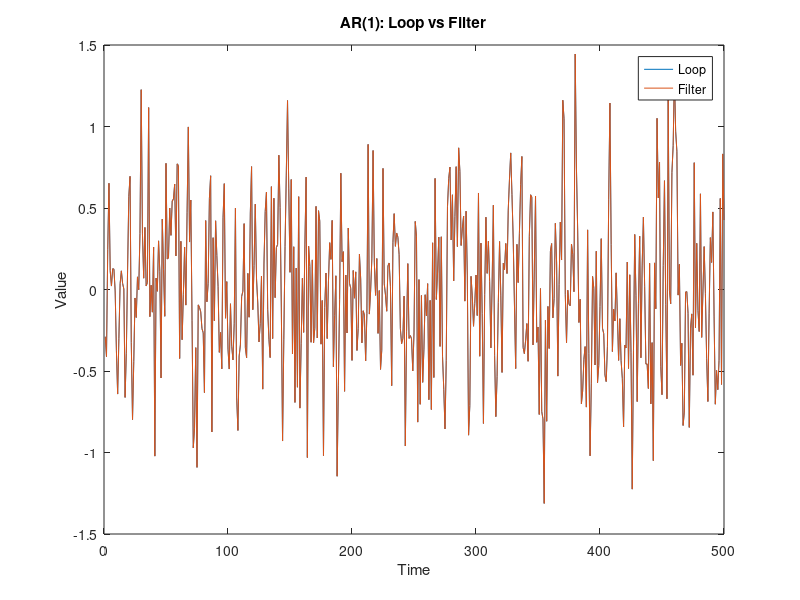
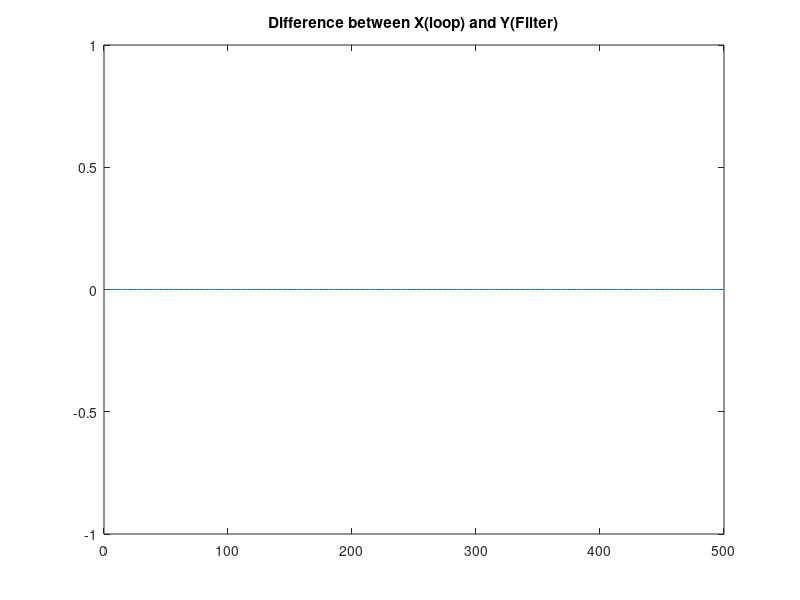
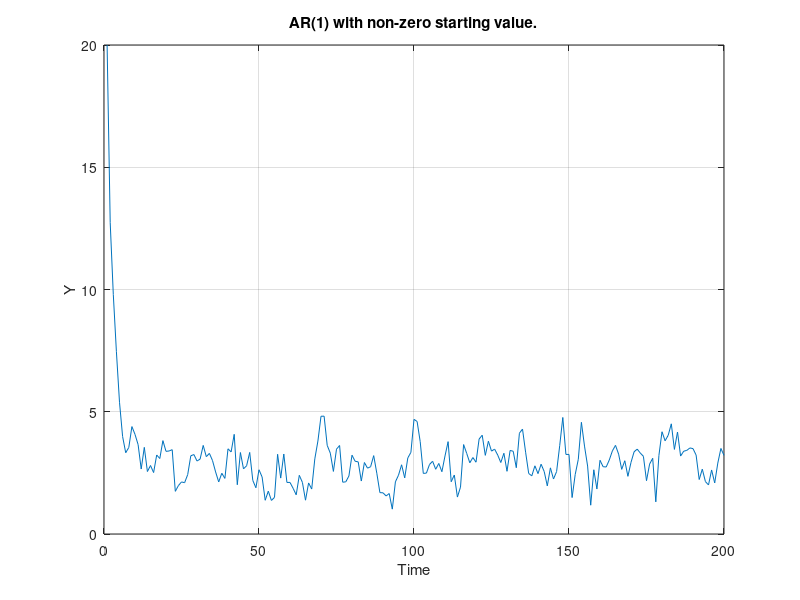
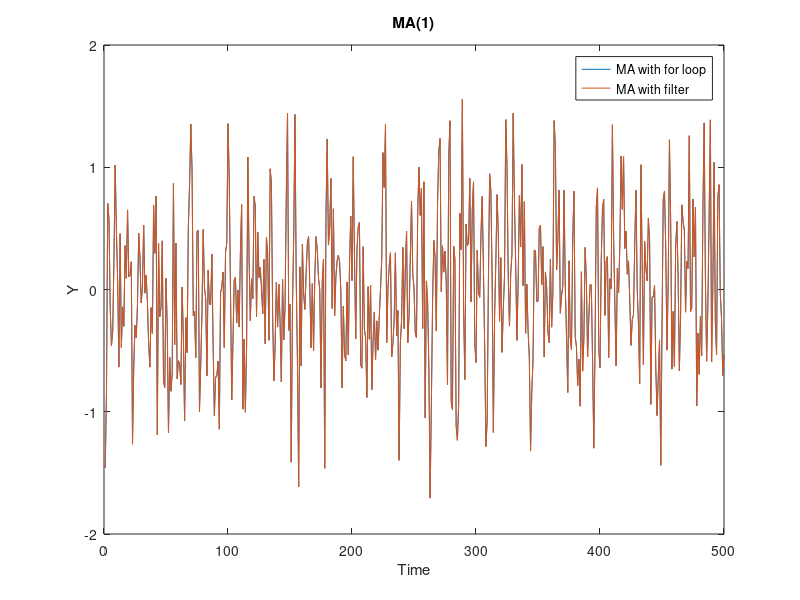

Source code (MATLAB) for these figures, in order: (Note: this script raises an error after producing the figures.)
%%%%%%%%%%%%%%%%%%%%%%%%%%%%%%%%%%%%%%%%%%%%%%%%%%%%%%%%%%%%%%%%%%%%%%%%%%%%%
%AR(1) using loop and filter
%%%%%%%%%%%%%%%%%%%%%%%%%%%%%%%%%%%%%%%%%%%%%%%%%%%%%%%%%%%%%%%%%%%%%%%%%%%%%
rng(100);
T = 500;
phi = 0.4;
sigma2 = 0.2;

%White noise error term
epsilon = sqrt(sigma2) * randn(T,1);

X = zeros(T, 1);
X(1)=epsilon(1);
for t = 2:T
    X(t) = phi * X(t-1) + epsilon(t);
end

%%%%%% 1b) using filter()%%%%%%
Y = filter(1, [1 -phi], epsilon); %use same epsilon.
Y(1)=epsilon(1);

figure; plot(X, 'DisplayName','Loop');
hold on
plot(Y, 'DisplayName','Filter');
title('AR(1): Loop vs Filter');
xlabel('Time')
ylabel('Value')
legend;
hold off

%Plot the difference series
figure;plot(X -Y);
title('Difference between X(loop) and Y(Filter)');

%%%%%%%%%%%%%%%%%%%%%%%%%%%%%%%%%%%%%%%%%%%%%%%%%%%%%%%%%%%%%%%%%%%%%%%%%%%%%
%AR(1) with positive mean and starting value
%%%%%%%%%%%%%%%%%%%%%%%%%%%%%%%%%%%%%%%%%%%%%%%%%%%%%%%%%%%%%%%%%%%%%%%%%%%%%
clearvars -global;

rng(1);
T = 200;
sigma2 = 0.4;
mu = 3;
init = 20;
phi = 0.6;

c = mu*(1-phi);

%Using a for loop
epsilon = sqrt(sigma2) * randn(T,1); %Generate White Noise
Y = zeros(T, 1);
Y(1) = init;
for t = 2:T
    Y(t) = c + phi * Y(t-1) + epsilon(t);
end
figure;plot(Y);
title('AR(1) with non-zero starting value.');
xlabel('Time');
ylabel('Y');
grid on;

%Check the mean
mean(Y)

%%%%%%%%%%%%%%%%%%%%%%%%%%%%%%%%%%%%%%%%%%%%%%%%%%%%%%%%%%%%%%%%%%%%%%%%%%%%%
%MA(1) using loop and filter
%%%%%%%%%%%%%%%%%%%%%%%%%%%%%%%%%%%%%%%%%%%%%%%%%%%%%%%%%%%%%%%%%%%%%%%%%%%%%
clearvars -global;

T = 500;
sigma2 = 0.3;
theta = 0.3;

rng(1);
epsilon = sqrt(sigma2) * randn(T,1);
Y1  = zeros(T,1); %No need to set starting value, since its already zero.
for t = 2:T
    Y1(t) = epsilon(t) + theta * epsilon(t-1);
end
Y1(1)=epsilon(1);

figure;plot(Y1);
title('MA(1)');
xlabel('Time');
ylabel('Y');

hold on 

Y2 = filter([1 theta], 1, epsilon); %Use the same epsilon with filter
Y2(1)=epsilon(1);

plot(Y2);
legend('MA with for loop', 'MA with filter');

hold off

%%%%%%%%%%%%%%%%%%%%%%%%%%%%%%%%%%%%%%%%%%%%%%%%%%%%%%%%%%%%%%%%%%%%%%%%%%%%%
%ARMA(p,q) from roots of AR /MA polynomials.
%%%%%%%%%%%%%%%%%%%%%%%%%%%%%%%%%%%%%%%%%%%%%%%%%%%%%%%%%%%%%%%%%%%%%%%%%%%%%
clearvars -global;

sigma2 = 0.4;
T = 200;

%Define AR/MA polynomials.
AR = [1 -0.5 -0.3 -0.1];
MA = [1 0.6 0.2];

%Convert them to roots since function takes roots.
AR_rt = roots(AR);
MA_rt = roots(MA);

rng(1)
[y,epsilon] = sim_ARMA(T, sigma2, AR_rt, MA_rt);

figure;plot(y);
title('ARMA');
xlabel('Time');
ylabel('Y');

hold on

%Check our output with built-in ARIMA function.
rng(1)
arma = arima('Constant', 0, 'AR', -AR(2:end), 'MA', MA(2:end), 'Variance',sigma2);
sim = simulate(arma,T);

plot(sim);
plot(epsilon);
legend('Our Function', 'ARIMA built-in function', 'White Noise');

hold off

%%%%%%%%%%%%%%%%%%%%%%%%%%%%%%%%%%%%%%%%%%%%%%%%%%%%%%%%%%%%%%%%%%%%%%%%%%%%%
%Empirical distribution of the OLS estimator of an AR(1) - Monte Carlo
%%%%%%%%%%%%%%%%%%%%%%%%%%%%%%%%%%%%%%%%%%%%%%%%%%%%%%%%%%%%%%%%%%%%%%%%%%%%%
clearvars -global;
T = 250;
phi = 0.4;
sigma2 = 1;
N = 1000;
rejections = 0;

h0 = 0; %null hypothesis.
[phihat, c_hat] = deal(zeros(N,1));
rng(100)
for sim = 1:N
    epsilon = sqrt(sigma2) * randn(T,1);
    Y = zeros(T,1);
    for t=2:T
        Y(t) = phi *Y(t-1) + epsilon(t);
    end
    X = [ones(T-1, 1), Y(1:T-1)];
    y = Y(2:T);

    %Run the regression with intercept.
    beta_ols = X\y; %beta_ols solves (X'X)b = (X'y).
    c_hat(sim) = beta_ols(1);
    phihat(sim) = beta_ols(2);

    e = y - X*beta_ols; %Compute the residuals.

    s2 = (e'*e)/(T-1-width(X)); %Unbiased estimate of sigma^2 (we lose 1 observation). 
    Sigma = s2 * inv(X'*X);

    se_phihat = sqrt(Sigma(2,2)); %variance of phihat is the second diagonal element of Sigma.
    %se_c = sqrt(Sigma(1,1)); variance of intercept is the first diagonal element of Sigma.

    t_phihat = (beta_ols(2)-h0) / se_phihat;

    if abs(t_phihat)>1.96
        rejections = rejections + 1;
    end
end
%Plot histogram of the distribution of the estimators.
figure;phi_hist = histogram(phihat,50, 'FaceColor', [0, 0.4470, 0.7410], 'FaceAlpha', 0.5);
hold on 
c_hist = histogram(c_hat,50, 'FaceColor',[0.8500, 0.3250, 0.0980], 'FaceAlpha', 0.5);
hold off
legend({sprintf('phi'), ...
        sprintf('intercept')}, 'Location', 'northwest');
(rejections/N)*100

%%%%%%%%%%%%%%%%%%%%%%%%%%%%%%%%%%%%%%%%%%%%%%%%%%%%%%%%%%%%%%%%%%%%%%%%%%%%%
%Empirical distribution of the OLS estimator of an AR(1) with increasing T
%%%%%%%%%%%%%%%%%%%%%%%%%%%%%%%%%%%%%%%%%%%%%%%%%%%%%%%%%%%%%%%%%%%%%%%%%%%%%
clearvars -global;

T=[50, 100, 200, 1000];
phi = 0.9;
N = 1000;
sigma2 = 0.8;

% Pre-allocate list of output vectors
output = cell(1,length(T));
for i=1:length(T)
    output{i} = zeros(1,N);
end

rng(1)
for i=1:length(T)
    phihat = zeros(N,1);
    for sim=1:N
        epsilon = sqrt(sigma2) * randn(T(i), 1);
        Y = zeros(T(i), 1);
        for t=2:T(i)
            Y(t) = phi * Y(t-1) + epsilon(t);
        end
        X = [ones(T(i)-1, 1), Y(1:T(i)-1)];
        y = Y(2:end);

        beta_ols = X\y;
        phihat(sim) = beta_ols(2);
    end
    output{i} = phihat;
end
%Overlay histograms on one graph.
figure;histogram(output{1}, 'FaceColor', [0, 0.4470, 0.7410], 'FaceAlpha', 0.5);
hold on 
histogram(output{2}, 'FaceColor', [0.8500, 0.3250, 0.0980], 'FaceAlpha', 0.4);
histogram(output{3}, 'FaceColor', [0.9290, 0.6940, 0.1250], 'FaceAlpha', 0.4);
histogram(output{4}, 'FaceColor', [0.4940, 0.1840, 0.5560], 'FaceAlpha', 0.4);
legend({sprintf('Histogram for phi with T=%.2f', T(1)), ...
        sprintf('Histogram for phi with T=%.2f', T(2)), ...
        sprintf('Histogram for phi with T=%.2f', T(3)), ...
        sprintf('Histogram for phi with T=%.2f', T(4))}, 'Location', 'northwest');
hold off

%%%%%%%%%%%%%%%%%%%%%%%%%%%%%%%%%%%%%%%%%%%%%%%%%%%%%%%%%%%%%%%%%%%%%%%%%%%%%
%Empirical distribution of OLS when DGP is MA(1) but we mis-specify as AR(1)
%%%%%%%%%%%%%%%%%%%%%%%%%%%%%%%%%%%%%%%%%%%%%%%%%%%%%%%%%%%%%%%%%%%%%%%%%%%%%
clearvars -global;

theta = 0.6;
sigma2 = 0.5;
N = 1000;
steps = 5;
step_size = 250;

rng(1);
output = cell(1,steps);
for i=1:steps
    output{i} = zeros(1,N);
end
for i=1:steps
    a_hat = zeros(N, 1);
    for sim=1:N
        epsilon = sqrt(sigma2) * randn([step_size* 2^(i-1),1]);
        x = zeros(step_size* 2^(i-1),1); 
        for t = 2:step_size* 2^(i-1)
            x(t) = epsilon(t) + theta * epsilon(t-1);
        end
        X = x(1: (step_size* 2^(i-1)) -1);
        Y = x(2:end);
        a_ols = X \ Y;

        a_hat(sim) = a_ols;
    end
    output{i} = a_hat;
end
figure;
hold on
legendEntries = cell(1,steps);
for j=1:steps
    mean(output{j})
    [f,xi] = ksdensity(output{j});
    plot(xi, f, 'LineWidth', 2);
    legendEntries{j} = sprintf('T: %d', step_size* 2^(j-1));
end
legend(legendEntries, 'Location', 'best');
title('Kernel Density Estimates for Different T');
xlabel('Estimated coefficient');
ylabel('Density');

hold off
















            













